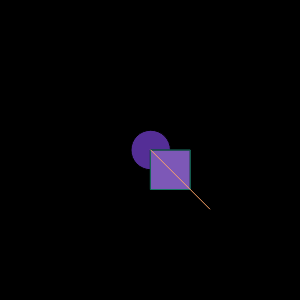
Frame 1 (no input)
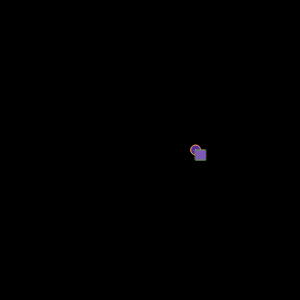
Frame 60 (no input)
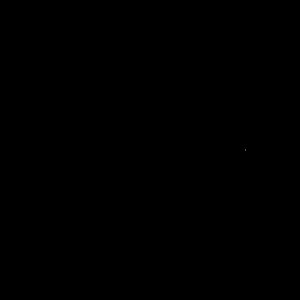
Frame 120 (the mouse pressed at the canvas centre since frame 60)

The p5.js sketch that drew these frames (run headless with seeded random() and noise() and a simulated clock; from frame 60 on, the mouse is pressed at the canvas centre):

// p5.js sketch
// ── sketch.js
var LghtPur, DrkPur, Teal, DrkTeal, Orange;
var explode;

function setup() {
  createCanvas(300, 300);
  LghtPur = color(125, 88, 183);
  DrkPur = color(84, 46, 150);
  Teal = color(33, 173, 146);
  DrkTeal = color(25, 117, 99);
  Orange = color(255, 166, 105);

  palettePastels = [
    LghtPur, DrkPur, Teal, DrkTeal, Orange
  ]
  
   explode = new Explosion(width/2, height/2, random(360));

}

function draw() {
  background(0);
  explode.move();
  explode.display();
 


}

function Explosion(xPos, yPos, tempdirection) {
  this.speed = .5;
  this.direction = tempdirection;
  this.xPos = xPos;
  this.yPos = yPos;
  this.size = 40;
  this.linelength = 60;
  this.stepspeed = .005;
  this.pct = 0.0;
  this.target = [ //create an array of targets
    createVector(0,0), createVector(width,0), createVector(width,height), createVector(0,height)
    ];
  
  
  
  

  this.move = function() {
    this.size = this.size -.5; //get smaller
    if (this.size <= 0){ //don't go negative
      this.size = 0;
    }
    this.linelength = this.linelength -1; //line get smaller
    if (this.linelength <=0){
      this.linelength =0;
    }
    
    this.distance = dist(this.xPos, this.yPos, width/2,0); //
    // print("this.target[x]" + this.target[2][1])
    
    if (this.pct<1.0){
      this.xPos = this.xPos + this.distance * this.stepspeed;
    }
    //create attay of end pts based on a large circle
    //create vector of xPos & yPos
    //find dist of xPos,yPos to endPts
    
    
    // print("moving")
  }
  this.display = function() {

    fill(palettePastels[1]);
    ellipse(this.xPos, this.yPos, this.size, this.size);
    print("ellipse1 size:"+ this.size);
    fill(palettePastels[0]);
    rect(this.xPos, this.yPos, this.size, this.size);
    print("rect1 size:"+ this.size);
    noFill();
    stroke(palettePastels[3]);
    rect(this.xPos, this.yPos, this.size, this.size);
    stroke(palettePastels[4]);
    line(this.xPos, this.yPos, this.xPos + this.linelength, this.yPos + this.linelength);
    print("xPos =" + this.xPos);
  }




}
